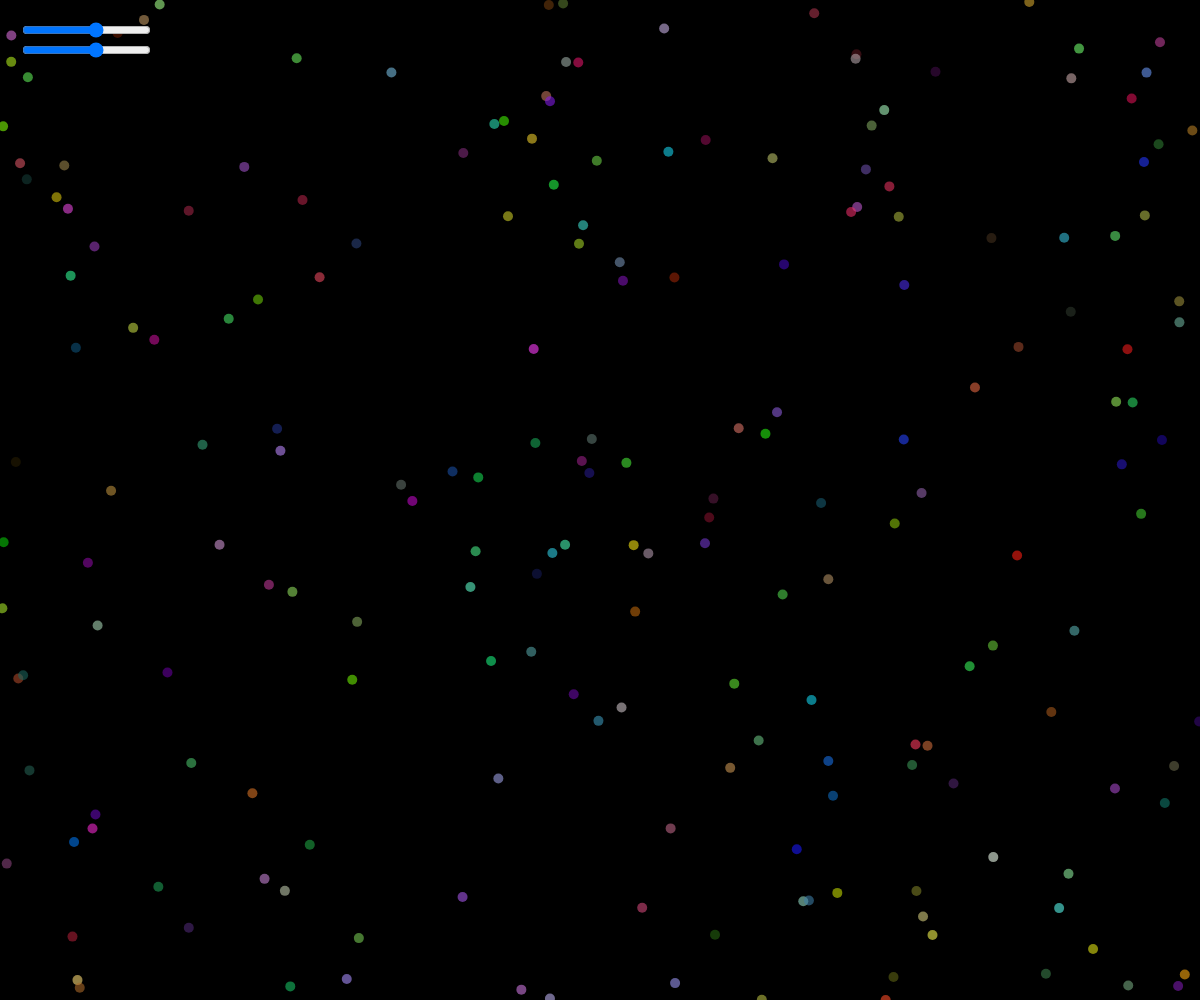
Frame 1 (no input)
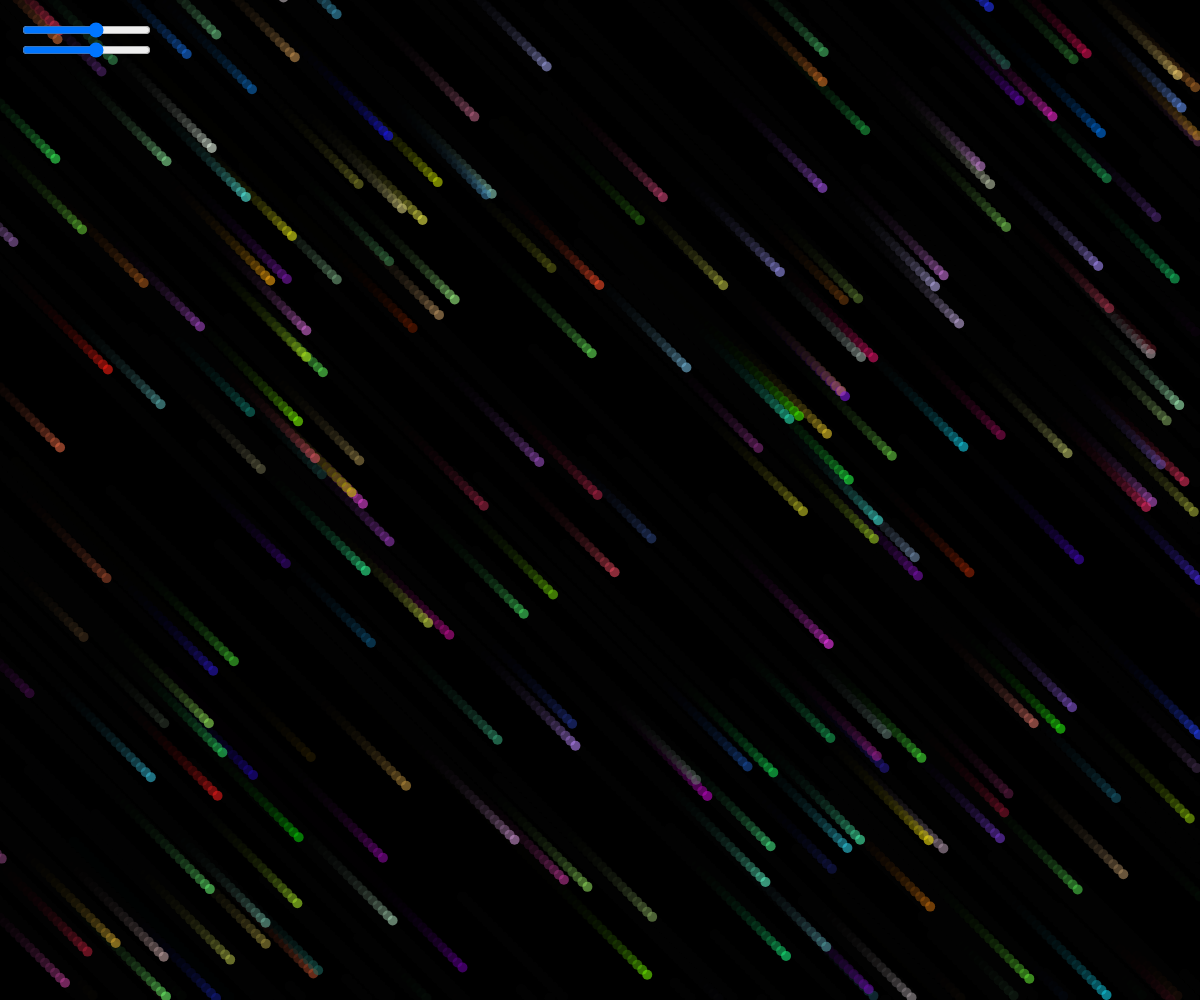
Frame 60 (no input)
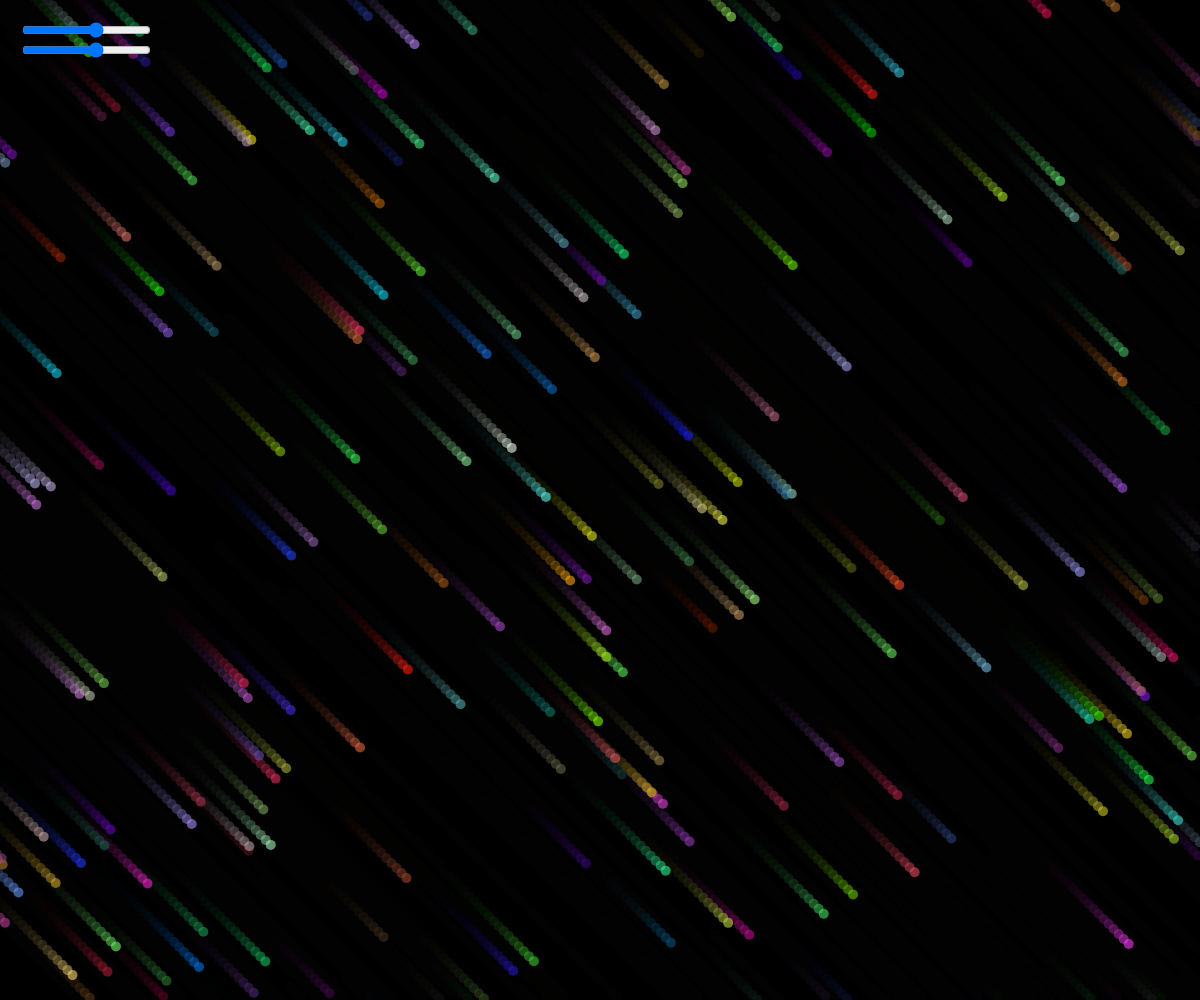
Frame 120 (the mouse pressed at the canvas centre since frame 60)

The p5.js sketch that drew these frames (run headless with seeded random() and noise() and a simulated clock; from frame 60 on, the mouse is pressed at the canvas centre):

// p5.js sketch
// ── sketch.js
const NUM = 200;

let x_slider;
let y_slider;

let vecLocation = [];
let vecVelocity = [];
let color = [];

function setup() {
	createCanvas(windowWidth, windowHeight);
	background(0);

    x_slider = createSlider(-30, 30, 5);
    x_slider.position(20,20)

    y_slider = createSlider(-30, 30, 5);
    y_slider.position(20,40)

    for (let i = 0; i < NUM; i++) {
        vecLocation[i] = createVector(random(width), random(height));
        vecVelocity[i] = createVector(10, 10);
        color[i] = [random(255), random(255), random(255)];
    }
}

function draw() {
    background(0, 50);
    noStroke();
    for (let i = 0; i < NUM; i++) {
        vecVelocity[i] = createVector(x_slider.value(), y_slider.value())
        fill(color[i][0], color[i][1], color[i][2], 150);
        ellipse(vecLocation[i].x, vecLocation[i].y, 10, 10);
        vecLocation[i].add(vecVelocity[i]);
        if (vecLocation[i].x >= windowWidth || vecLocation[i].y >= windowHeight || vecLocation[i].x <= 0 || vecLocation[i].y <= 0) {
            let new_x = windowWidth - vecLocation[i].x;
            let new_y = windowHeight - vecLocation[i].y;
            vecLocation[i].x = new_x;
            vecLocation[i].y = new_y;
        }
    }
}
